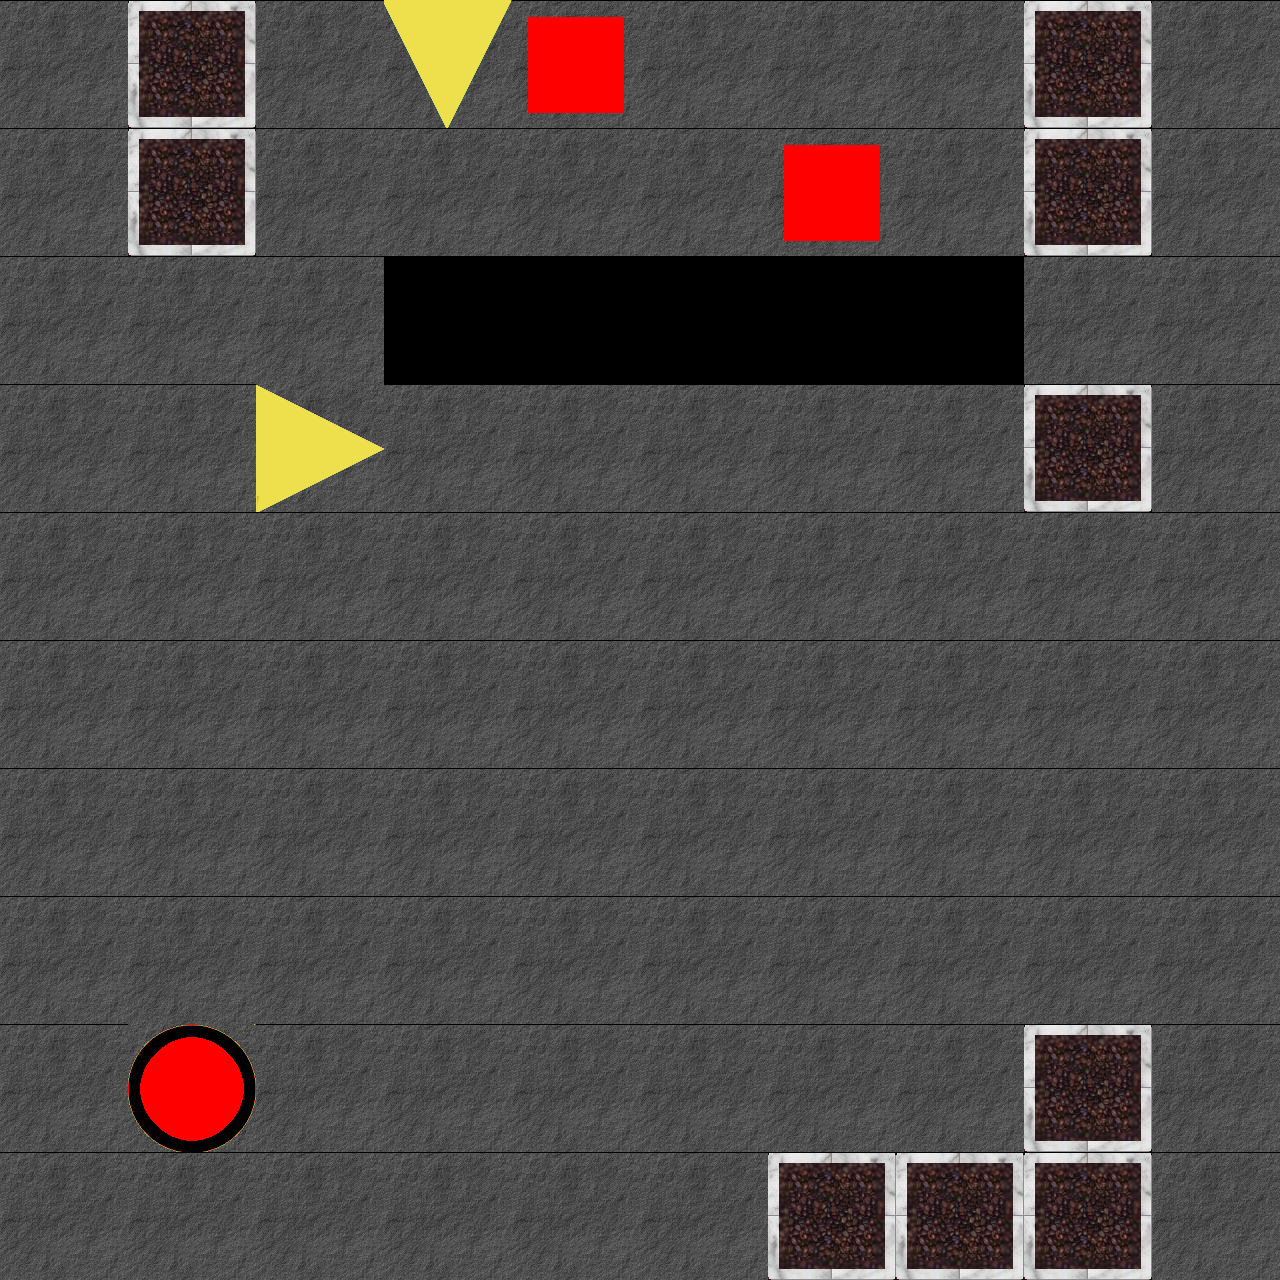

Tiled map render using the project's own tile images. Description and the whole map definition, tile-layer contents included, below:
An orthogonal 10x10 tile map with 128x128 px tiles, 2 tile layers (tiles, blocks).

<map version="1.0" orientation="orthogonal" width="10" height="10" tilewidth="128" tileheight="128">
 <properties>
  <property name="minMoves" value="100" />
 </properties>
 <tileset firstgid="1" name="blocks&amp;tiles" tilewidth="128" tileheight="128">
  <image source="..\img\tiles_blocks.png" width="512" height="1024" />
 </tileset>
 <layer name="tiles" width="10" height="10">
  <data>
   <tile gid="2" />
   <tile gid="3" />
   <tile gid="2" />
   <tile gid="8" />
   <tile gid="2" />
   <tile gid="2" />
   <tile gid="2" />
   <tile gid="2" />
   <tile gid="3" />
   <tile gid="2" />
   <tile gid="2" />
   <tile gid="3" />
   <tile gid="2" />
   <tile gid="2" />
   <tile gid="2" />
   <tile gid="2" />
   <tile gid="2" />
   <tile gid="2" />
   <tile gid="3" />
   <tile gid="2" />
   <tile gid="2" />
   <tile gid="2" />
   <tile gid="2" />
   <tile gid="1" />
   <tile gid="1" />
   <tile gid="1" />
   <tile gid="1" />
   <tile gid="1" />
   <tile gid="2" />
   <tile gid="2" />
   <tile gid="2" />
   <tile gid="2" />
   <tile gid="6" />
   <tile gid="2" />
   <tile gid="2" />
   <tile gid="2" />
   <tile gid="2" />
   <tile gid="2" />
   <tile gid="3" />
   <tile gid="2" />
   <tile gid="2" />
   <tile gid="2" />
   <tile gid="2" />
   <tile gid="2" />
   <tile gid="2" />
   <tile gid="2" />
   <tile gid="2" />
   <tile gid="2" />
   <tile gid="2" />
   <tile gid="2" />
   <tile gid="2" />
   <tile gid="2" />
   <tile gid="2" />
   <tile gid="2" />
   <tile gid="2" />
   <tile gid="2" />
   <tile gid="2" />
   <tile gid="2" />
   <tile gid="2" />
   <tile gid="2" />
   <tile gid="2" />
   <tile gid="2" />
   <tile gid="2" />
   <tile gid="2" />
   <tile gid="2" />
   <tile gid="2" />
   <tile gid="2" />
   <tile gid="2" />
   <tile gid="2" />
   <tile gid="2" />
   <tile gid="2" />
   <tile gid="2" />
   <tile gid="2" />
   <tile gid="2" />
   <tile gid="2" />
   <tile gid="2" />
   <tile gid="2" />
   <tile gid="2" />
   <tile gid="2" />
   <tile gid="2" />
   <tile gid="2" />
   <tile gid="9" />
   <tile gid="2" />
   <tile gid="2" />
   <tile gid="2" />
   <tile gid="2" />
   <tile gid="2" />
   <tile gid="2" />
   <tile gid="3" />
   <tile gid="2" />
   <tile gid="2" />
   <tile gid="2" />
   <tile gid="2" />
   <tile gid="2" />
   <tile gid="2" />
   <tile gid="2" />
   <tile gid="3" />
   <tile gid="3" />
   <tile gid="3" />
   <tile gid="2" />
  </data>
 </layer>
 <layer name="blocks" width="10" height="10">
  <data>
   <tile gid="0" />
   <tile gid="0" />
   <tile gid="0" />
   <tile gid="0" />
   <tile gid="13" />
   <tile gid="0" />
   <tile gid="0" />
   <tile gid="0" />
   <tile gid="0" />
   <tile gid="0" />
   <tile gid="0" />
   <tile gid="0" />
   <tile gid="0" />
   <tile gid="0" />
   <tile gid="0" />
   <tile gid="0" />
   <tile gid="13" />
   <tile gid="0" />
   <tile gid="0" />
   <tile gid="0" />
   <tile gid="0" />
   <tile gid="0" />
   <tile gid="0" />
   <tile gid="0" />
   <tile gid="0" />
   <tile gid="0" />
   <tile gid="0" />
   <tile gid="0" />
   <tile gid="0" />
   <tile gid="0" />
   <tile gid="0" />
   <tile gid="0" />
   <tile gid="0" />
   <tile gid="0" />
   <tile gid="0" />
   <tile gid="0" />
   <tile gid="0" />
   <tile gid="0" />
   <tile gid="0" />
   <tile gid="0" />
   <tile gid="0" />
   <tile gid="0" />
   <tile gid="0" />
   <tile gid="0" />
   <tile gid="0" />
   <tile gid="0" />
   <tile gid="0" />
   <tile gid="0" />
   <tile gid="0" />
   <tile gid="0" />
   <tile gid="0" />
   <tile gid="0" />
   <tile gid="0" />
   <tile gid="0" />
   <tile gid="0" />
   <tile gid="0" />
   <tile gid="0" />
   <tile gid="0" />
   <tile gid="0" />
   <tile gid="0" />
   <tile gid="0" />
   <tile gid="0" />
   <tile gid="0" />
   <tile gid="0" />
   <tile gid="0" />
   <tile gid="0" />
   <tile gid="0" />
   <tile gid="0" />
   <tile gid="0" />
   <tile gid="0" />
   <tile gid="0" />
   <tile gid="0" />
   <tile gid="0" />
   <tile gid="0" />
   <tile gid="0" />
   <tile gid="0" />
   <tile gid="0" />
   <tile gid="0" />
   <tile gid="0" />
   <tile gid="0" />
   <tile gid="0" />
   <tile gid="0" />
   <tile gid="0" />
   <tile gid="0" />
   <tile gid="0" />
   <tile gid="0" />
   <tile gid="0" />
   <tile gid="0" />
   <tile gid="0" />
   <tile gid="0" />
   <tile gid="0" />
   <tile gid="0" />
   <tile gid="0" />
   <tile gid="0" />
   <tile gid="0" />
   <tile gid="0" />
   <tile gid="0" />
   <tile gid="0" />
   <tile gid="0" />
   <tile gid="0" />
  </data>
 </layer>
</map>